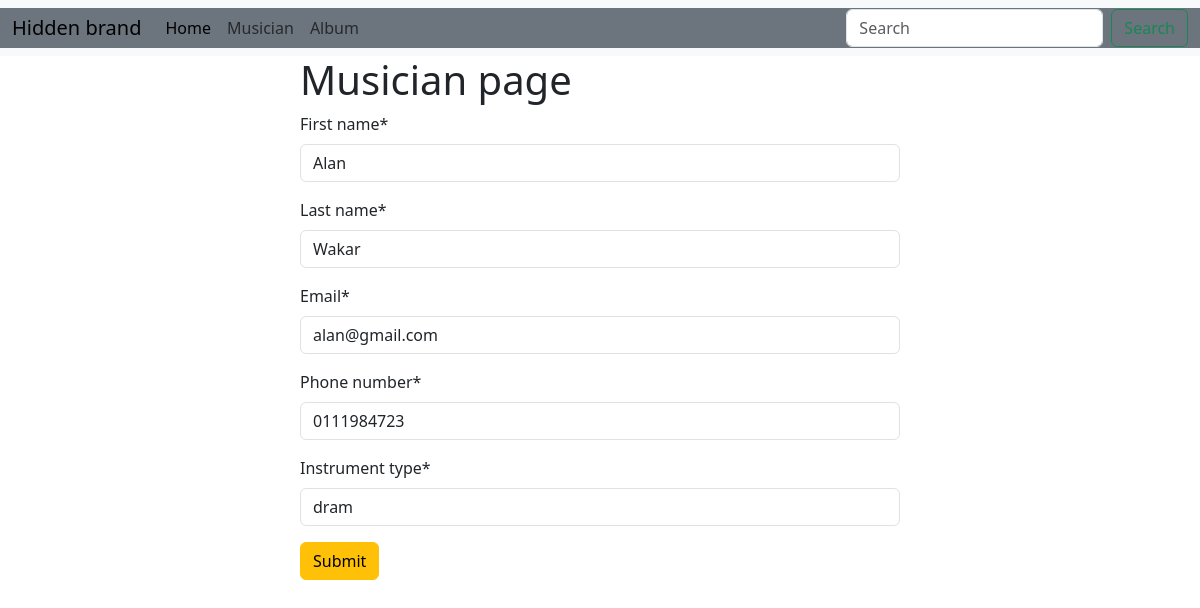
The page /musician/edit/7 on the database its author committed.
### musician/models.py (models this page shows, shortened)
class Musician(models.Model):
    first_name = models.CharField(max_length=100)
    last_name = models.CharField(max_length=100)
    email=models.EmailField()
    phone_number=models.CharField(max_length=12)
    instrument_type=models.CharField(max_length=100)

### musician/views.py (the view)
# urls.py: path('edit/<int:id>',views.edit_musician, name='edit_musician'),
def edit_musician(request,id):
    post=models.Musician.objects.get(pk=id)
    musician=forms.MusicianForm(instance=post)
    if request.method =='POST':
        musician=forms.MusicianForm(request.POST,instance=post)
        if musician.is_valid():
            musician.save()
            return redirect('home')
    return render(request, 'musician.html', {'form':musician})

### musician/forms.py
class MusicianForm(forms.ModelForm):
    class Meta:
        model=Musician
        fields='__all__'

### musician/templates/musician.html (shortened to what this page needs)
{% extends "base.html" %}
{% load crispy_forms_tags %}
{% block content %}
<form method="post" style='width:50%; margin:auto '>
    <h1>Musician page</h1>
    {{ form | crispy }}
    <button class="btn btn-warning">Submit</button>
</form>
{% endblock  %}

### rows shown on the page
Musician: first_name "Alan", last_name "Wakar", email "alan@gmail.com", phone_number "0111984723", instrument_type "dram"
